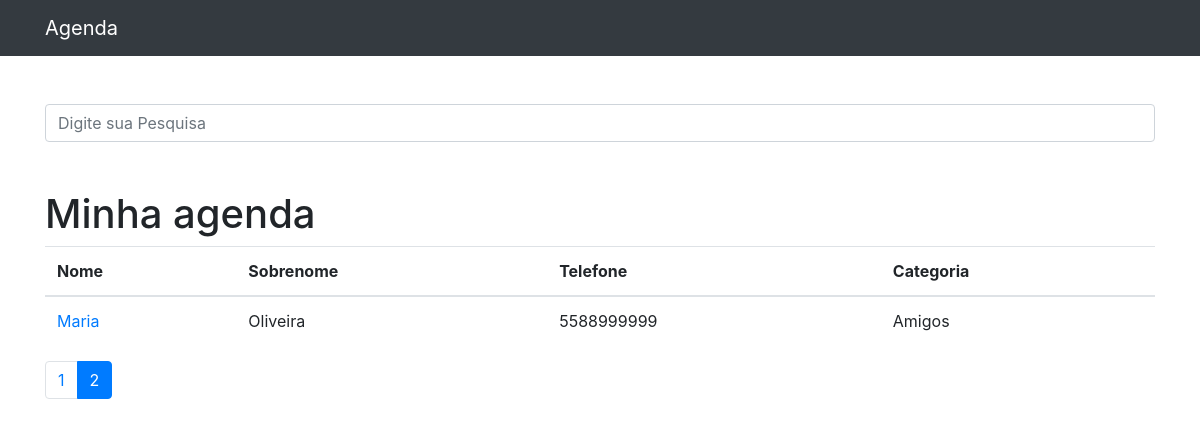
The app's page /?p=2&termo=, older data.
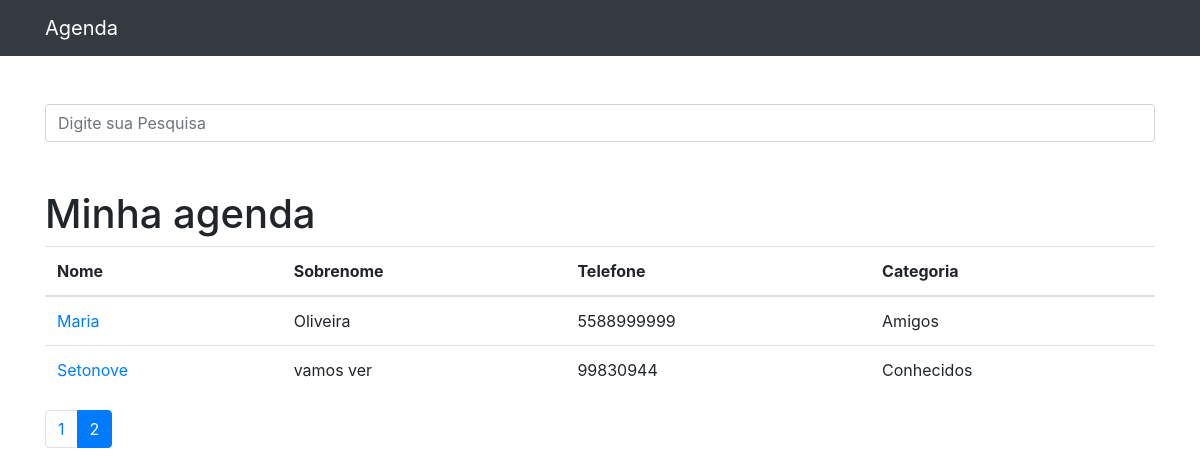
The same page, newer data.
### contatos/models.py (models this page shows, shortened)
class Contato(models.Model):
    nome = models.CharField(max_length=255)
    sobrenome = models.CharField(max_length=255, blank=True)
    telefone = models.CharField(max_length=255)
    email = models.CharField(max_length=255, blank=True)
    data_criacao = models.DateTimeField(default=timezone.now)
    descricao = models.TextField(blank=True)
    categoria = models.ForeignKey(Categoria, on_delete=models.DO_NOTHING)
    mostrar = models.BooleanField(default=True)
    foto = models.ImageField(blank=True, upload_to='foto/%Y/%m')

class Categoria(models.Model):
    nome = models.CharField(max_length=255)
    def __str__(self) -> str:
        return self.nome

### contatos/views.py (the view)
# urls.py: path('',views.index, name='index'),
def index(request):
    contatos = Contato.objects.order_by("nome").filter(mostrar=True)
    paginator = Paginator(contatos, 5)
    page = request.GET.get("p")
    contatos = paginator.get_page(page)
    return render(request, "contatos/index.html", {"contatos": contatos})

### contatos/templates/contatos/index.html
{% extends 'base.html' %}
{% block conteudo %}
<h1 class="mt-5">Minha agenda</h1>
<table class="table">
    <thead>
        <tr>
            <th>Nome</th>
            <th>Sobrenome</th>
            <th>Telefone</th>
            <th>Categoria</th>
        </tr>
    </thead>
    <tbody>
        {% for contato in contatos %}
        <tr>
            <td>
                <a href="{% url 'ver_contato' contato.id %}"> {{contato.nome}}</a>
            </td>
            <td>{{contato.sobrenome}}</td>
            <td>{{contato.telefone}}</td>
            <td>{{contato.categoria}}</td>
        </tr>
        {%endfor%}
    </tbody>
</table>
<nav aria-label="Page navigation">
    <ul class="pagination">
        {% for pagina in contatos.paginator.page_range %}
        {% if contatos.number == pagina %}
        <li class="page-item active" ><a class="page-link" href="?p={{pagina}}&termo={{ request.GET.termo }} ">{{pagina}}</a></li>
        {%else%}
        <li class="page-item" ><a class="page-link" href="?p={{pagina}}&termo={{ request.GET.termo }}">{{pagina}}</a></li>
        {%endif%}
        {%endfor%}
    </ul>
</nav>
{% endblock %}

Row changes from the older to the newer data that the page shows:
added Contato: nome "Setonove", sobrenome "vamos ver", telefone "99830944", categoria "Conhecidos"
